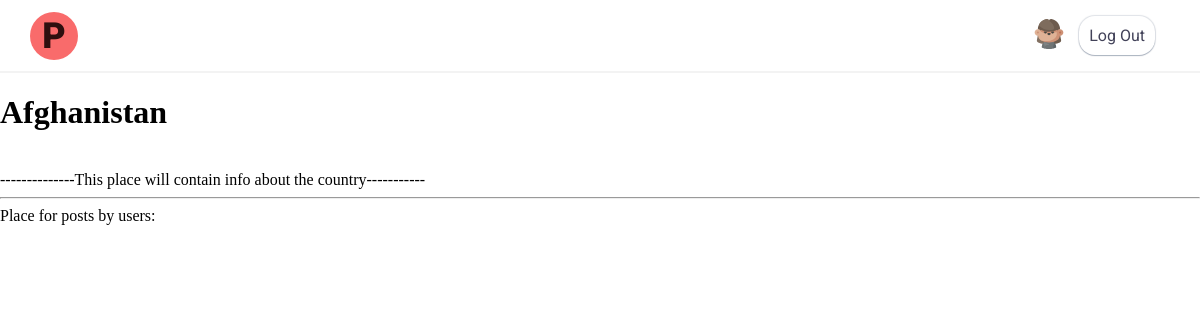
The app's page /Afghanistan/ (signed in), older data.
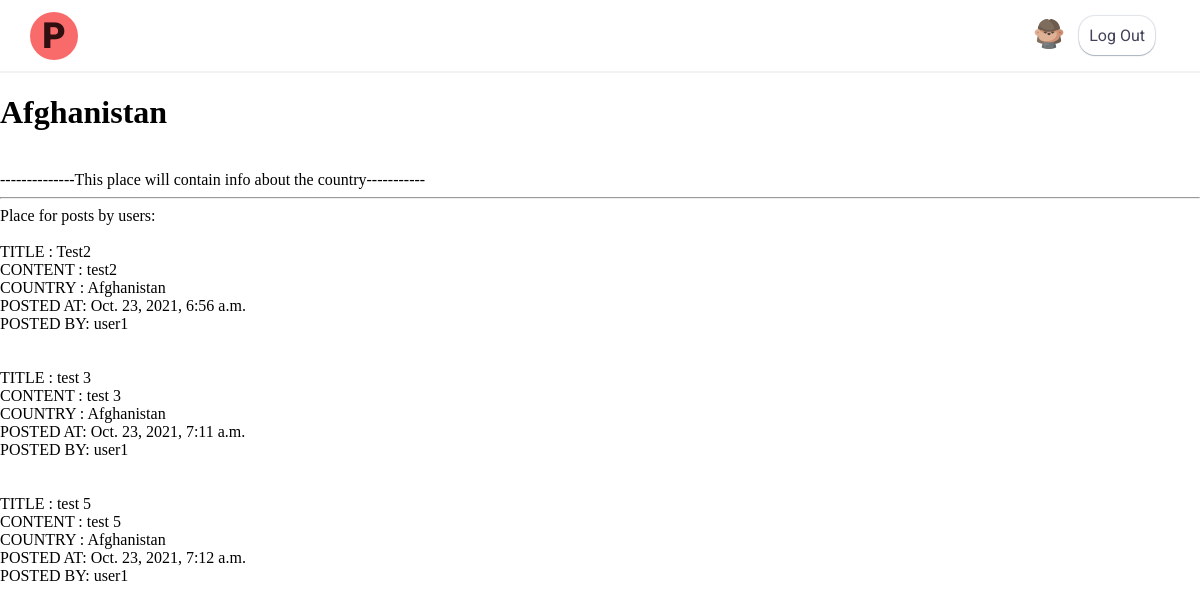
The same page, newer data.
### heritage/models.py (models this page shows, shortened)
class Posts(models.Model):
    title = models.CharField(max_length=64)
    content =  models.CharField(max_length=1920)
    country = models.CharField(max_length=64)
    timestamp = models.DateTimeField(auto_now=True)
    poster = models.ForeignKey(User, on_delete=models.CASCADE, related_name="poster")

class User(AbstractUser):
    def __str__(self):
        return f"{self.username}"

### heritage/views.py (the view)
# urls.py: path("<str:country>/", views.country_page, name="country_page"),
def country_page(request, country):
    posts = Posts.objects.filter(country = country)
    return render(request, 'heritage/countryPage.html', {
        "posts" : posts,
        "country" : country,
    })

### heritage/templates/heritage/countryPage.html
{% extends "heritage/layout.html" %}
{% block body %}
    <strong> <h1>  {{country}} </h1> </strong> <br>
    --------------This place will contain info about the country-----------
    <hr>
    Place for posts by users: <br><br>
    {% for post in posts %}
        <div>
            TITLE : {{post.title}} <br>
            CONTENT : {{post.content}} <br>
            COUNTRY : {{post.country}} <br>
            POSTED AT: {{post.timestamp}} <br>
            POSTED BY: {{post.poster}} <br>
        </div> <br><br>
    {% endfor %}
{% endblock %}

### heritage/templates/heritage/layout.html (shortened to what this page needs)
{% load static %}
<!DOCTYPE html>
<html lang="en">
<head>
    <link href="{% static 'heritage/styles.css' %}" rel="stylesheet">
    <link href="{% static 'heritage/index.css' %}" rel="stylesheet">
    <link href="{% static 'heritage/form.css' %}" rel="stylesheet">
</head>
<body>
    <nav class="nav">
        <div class="nav__logo">
            <a href="{% url 'index' %}">P</a>
        </div>
        <ul class="nav__links">
            {% if user.is_authenticated %}
            <a href="#"><img src="{% static 'heritage/avatar.svg' %}"></a>
            <li><a href="{%url 'logout' %}">Log Out</a></li>
            {% else %}
            <li><a href="{% url 'login' %}">Login</a></li>
            <li><a href="{% url 'register' %}">Register</a></li>
            {% endif %}
        </ul>
    </nav>
    {% block body %}
    {% endblock %}
</body>
</html>

### heritage/static/heritage/styles.css (style rules this page uses)
:root { --roboto: "Roboto", sans-serif; --poppins: "Poppins", sans-serif; }
html { box-sizing: border-box; }
*, *::before, *::after { box-sizing: inherit; }
body { margin: 0; padding: 0; }
ul { list-style-type: none; }
a, a:link, a:visited { text-decoration: none; }
.nav { display: flex; align-items: center; justify-content: space-between; padding: 0 30px; font-family: var(--roboto); border-bottom: 2px solid #f3f3f3; }
.nav__logo { display: flex; justify-content: center; align-items: center; width: 48px; height: 48px; border-radius: 50%; background-color: #f96b6b; }
.nav__logo > a { color: #2f0f0f; font-size: 36px; font-weight: 900; }
.nav__links { display: flex; align-items: center; }
.nav__links > li { padding: 10px; margin: 0 15px; border-radius: 16px; box-shadow: rgba(9, 30, 66, 0.25) 0px 1px 1px, rgba(9, 30, 66, 0.13) 0px 0px 1px 1px; }
.nav__links a > img { width: 30px; height: 30px; }
.nav__links li > a { color: #424259; transform: 100ms ease-in; }

Row changes from the older to the newer data that the page shows:
added Posts: title "Test2", content "test2", country "Afghanistan", timestamp "Oct. 23, 2021, 6:56 a.m.", poster "user1"
added Posts: title "test 3", content "test 3", country "Afghanistan", timestamp "Oct. 23, 2021, 7:11 a.m.", poster "user1"
added Posts: title "test 5", content "test 5", country "Afghanistan", timestamp "Oct. 23, 2021, 7:12 a.m.", poster "user1"
